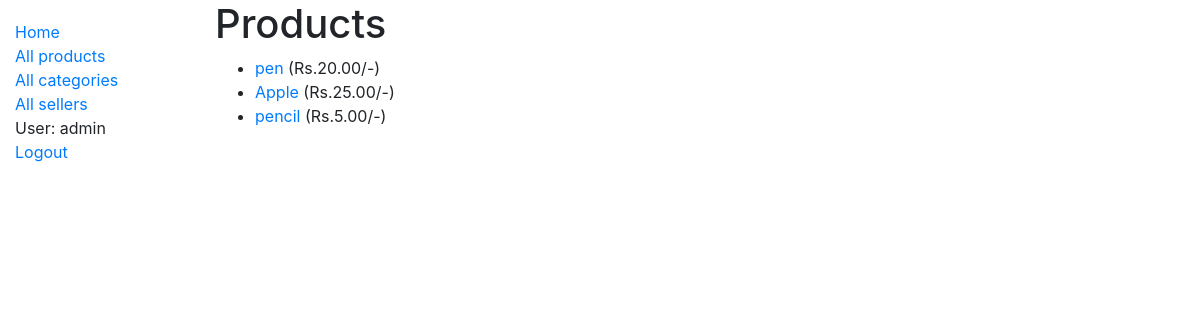
The app's page /market/products/ (signed in) with its own data.
### market/models.py (models this page shows, shortened)
class Product(models.Model):
    name = models.CharField(max_length=50)
    price = models.DecimalField(max_digits=8, decimal_places=2)
    description = models.TextField(max_length=1000, help_text='brief description of the product')
    image_url = models.URLField(max_length=200, null=True, blank=True)
    seller = models.ForeignKey(Seller, on_delete=models.SET_NULL, null=True)
    category = models.ManyToManyField(Category, help_text='Categories for this product')
    def get_absolute_url(self):
        return reverse('product-detail', args=[str(self.id)])

### market/views.py (the view)
# urls.py: path('products/', views.ProductListView.as_view(), name='products'),
class ProductListView(generic.ListView):
    model = Product

### market/templates/market/product_list.html
{% extends "base_generic.html" %}
{% block content %}
  <h1>Products</h1>
  {% if product_list %}
  <ul>
    {% for product in product_list %}
      <li>
        <a href="{{ product.get_absolute_url }}">{{ product.name }}</a> (Rs.{{product.price}}/-)
      </li>
    {% endfor %}
  </ul>
  {% else %}
    <p>There are no products currently available in the market.</p>
  {% endif %}
{% endblock %}

### market/templates/base_generic.html (shortened to what this page needs)
<!DOCTYPE html>
<html lang="en">
<head>
  <link rel="stylesheet" href="https://stackpath.bootstrapcdn.com/bootstrap/4.1.3/css/bootstrap.min.css">
  {% load static %}
  <link rel="stylesheet" href="{% static 'css/styles.css' %}">
</head>
<body>
  <div class="container-fluid">
    <div class="row">
      <div class="col-sm-2">
      {% block sidebar %}
        <ul class="sidebar-nav">
          <li><a href="{% url 'index' %}">Home</a></li>
          <li><a href="{% url 'products' %}">All products</a></li>
          <li><a href="">All categories</a></li>
          <li><a href="{% url 'sellers' %}">All sellers</a></li>
          {% if user.is_authenticated %}
            <li>User: {{ user.get_username }}</li>
            <li><a href="{% url 'logout'%}?next={{request.path}}">Logout</a></li>
          {% else %}
             <li><a href="{% url 'login'%}?next={{request.path}}">Login</a></li>
          {% endif %}
        </ul>
     {% endblock %}
      </div>
      <div class="col-sm-10 ">{% block content %}{% endblock %}</div>
    </div>
  </div>
</body>
</html>

### market/static/css/styles.css (style rules this page uses)
.sidebar-nav { margin-top: 20px; padding: 0; list-style: none; }

### records on screen
Product: name "pen", price "20.00"
Product: name "Apple", price "25.00"
Product: name "pencil", price "5.00"

### other values on screen
{{ user.get_username }} "admin"
